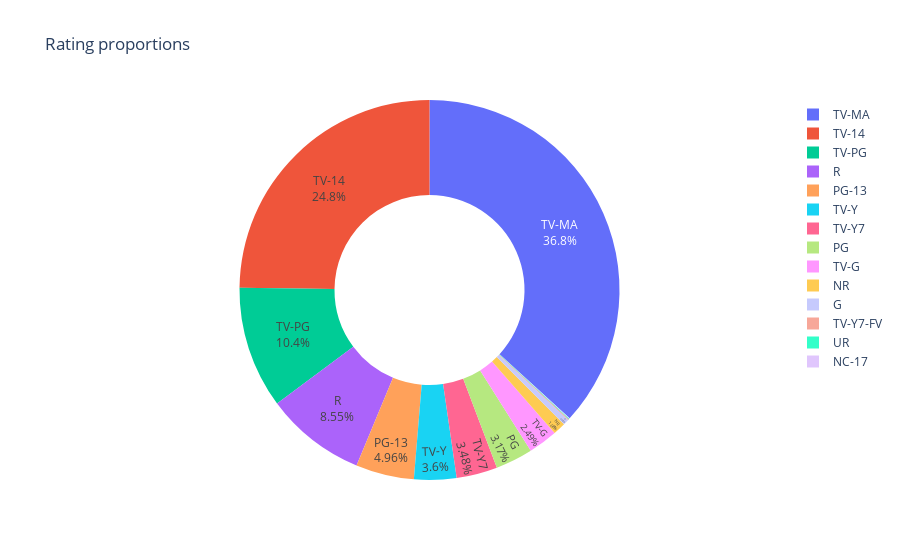

The code cell stored with this chart in its notebook:
### Code cell
fig = px.pie(rating, values="count",names='rating',hole=.5,title="Rating proportions")
fig.update_traces(textposition='inside', textinfo='percent+label')
fig.show()

### Figure 1 — Plotly figure (JSON) as saved in the notebook; plotly's stock layout.template omitted (floating-point values rounded to 4 significant figures)
{"data": [{"domain": {"x": [0, 1], "y": [0, 1]}, "hole": 0.5, "hovertemplate": "rating=%{label}<br>count=%{value}<extra></extra>", "labels": ["TV-MA", "TV-14", "TV-PG", "R", "PG-13", "TV-Y", "TV-Y7", "PG", "TV-G", "NR", "G", "TV-Y7-FV", "UR", "NC-17"], "legendgroup": "", "name": "", "showlegend": true, "textinfo": "percent+label", "textposition": "inside", "type": "pie", "values": [2863, 1931, 806, 665, 386, 280, 271, 247, 194, 84, 39, 6, 5, 3]}], "layout": {"legend": {"tracegroupgap": 0}, "title": {"text": "Rating proportions"}}}
